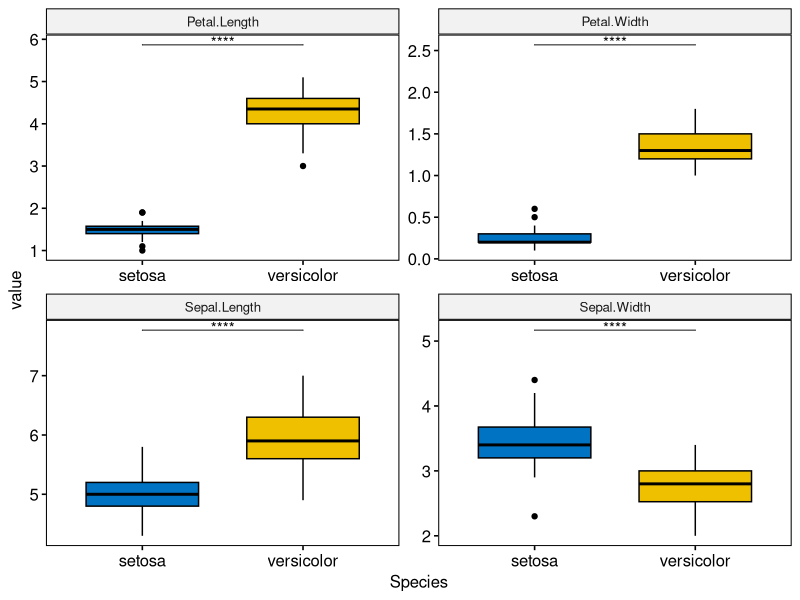
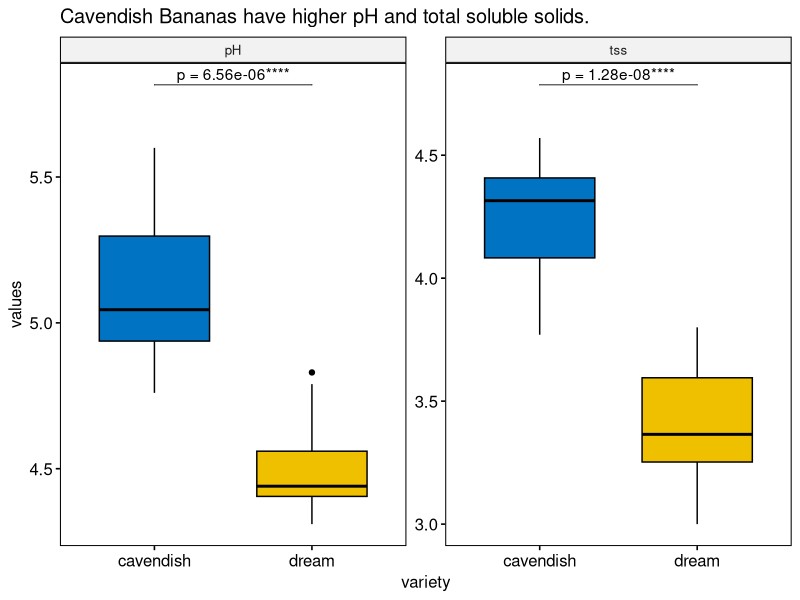

The R script that drew these images, in order:
## ---- chunk 1
library(tidyverse)
library(rstatix)
library(ggpubr)
## ---- chunk 2
data <- iris %>% 
  filter(Species != "virginica") %>% 
  as_tibble()

glimpse(data)

## ---- chunk 3

data_long <- data %>% 
  pivot_longer(cols = Sepal.Length:Petal.Width,
               names_to = "variables",
               values_to = "value")

glimpse(data_long)
## ---- chunk 4
stat_test <- data_long %>% 
  group_by(variables) %>% 
  t_test(value ~ Species) %>% 
  adjust_pvalue(method = "bonferroni") %>% 
  add_significance()
## ---- chunk 5
boxplot <- ggboxplot(data_long,
          x = "Species",
          y = "value",
          fill = "Species",
          palette = "jco",
          legend = "none",
          ggtheme = theme_pubr(border = T)) +
  facet_wrap ( ~ variables, scales = "free" )

# with sig diff
stat_test_plot <- stat_test %>% 
  add_xy_position(x = "Species") # from r-statix

boxplot + 
  stat_pvalue_manual(stat_test_plot, label = "p.adj.signif",
                     hide.ns = T, tip.length = 0)
## ---- chunk 6

banana <- tribble(
  ~ variety,  ~pH,   ~tss,
  # --------#------#-------
  "cavendish", 5.60, 4.33,
  "cavendish", 5.57, 4.03,
  "cavendish", 4.76, 3.77,
  "cavendish", 5.56, 4.10,
  "cavendish", 4.95, 3.97,
  "cavendish", 4.84, 4.40,
  "cavendish", 5.07, 4.50,
  "cavendish", 4.94, 4.43,
  "cavendish", 5.04, 4.30,
  "cavendish", 4.93, 4.57,
  "cavendish", 5.05, 4.30,
  "cavendish", 5.21, 4.40,
  "dream", 4.31, 3.67,
  "dream", 4.41, 3.80,
  "dream", 4.35, 3.00,
  "dream", 4.49, 3.40,
  "dream", 4.39, 3.67,
  "dream", 4.43, 3.33,
  "dream", 4.44, 3.47,
  "dream", 4.44, 3.57,
  "dream", 4.52, 3.20,
  "dream", 4.79, 3.17,
  "dream", 4.68, 3.27,
  "dream", 4.83, 3.30
) %>% 
  mutate(variety = factor(variety))


glimpse(banana)
## ---- chunk 7
banana_long <- banana %>% 
  pivot_longer(cols = pH:tss,
               names_to = "variables",
               values_to = "values")

glimpse(banana_long)

stat_test <- banana_long %>% 
  group_by(variables) %>% 
  t_test(values ~ variety) %>% 
  adjust_pvalue(method = "none") %>% 
  add_significance()

stat_test
## ---- chunk 8
boxplot <- ggboxplot(banana_long,
          x = "variety",
          y = "values",
          fill = "variety",
          palette = "jco",
          legend = "none",
          ggtheme = theme_pubr(border = T)) +
  facet_wrap ( ~ variables, scales = "free" ) +
  labs(title = "Cavendish Bananas have higher pH and total soluble solids. ")

# with sig diff
stat_test_plot <- stat_test %>% 
  add_xy_position(x = "variety") # from r-statix

boxplot + 
  stat_pvalue_manual(stat_test_plot, 
                     label = "p = {p.adj}{p.adj.signif}",
                     hide.ns = T, tip.length = 0)
